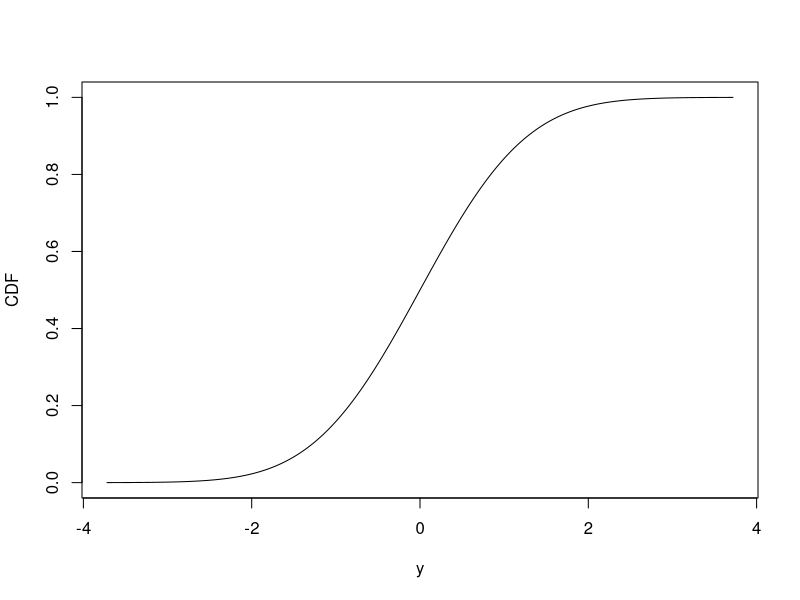
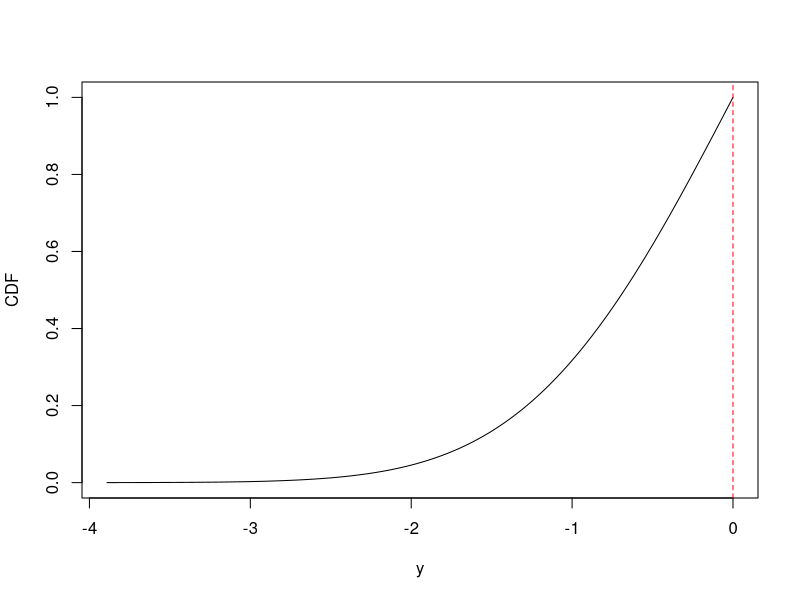
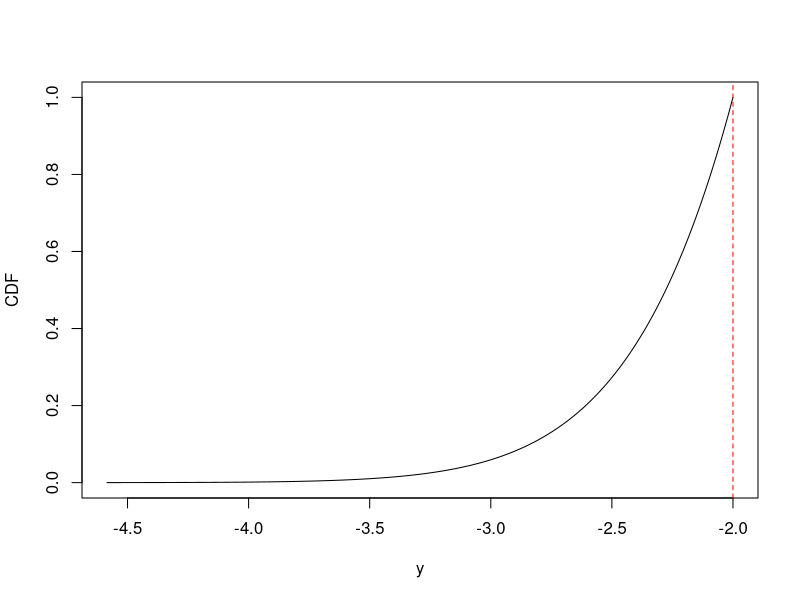
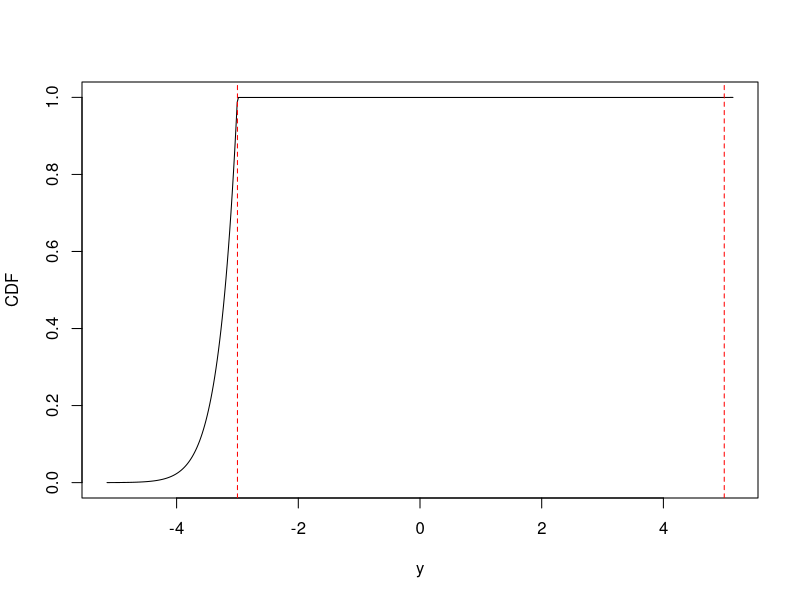
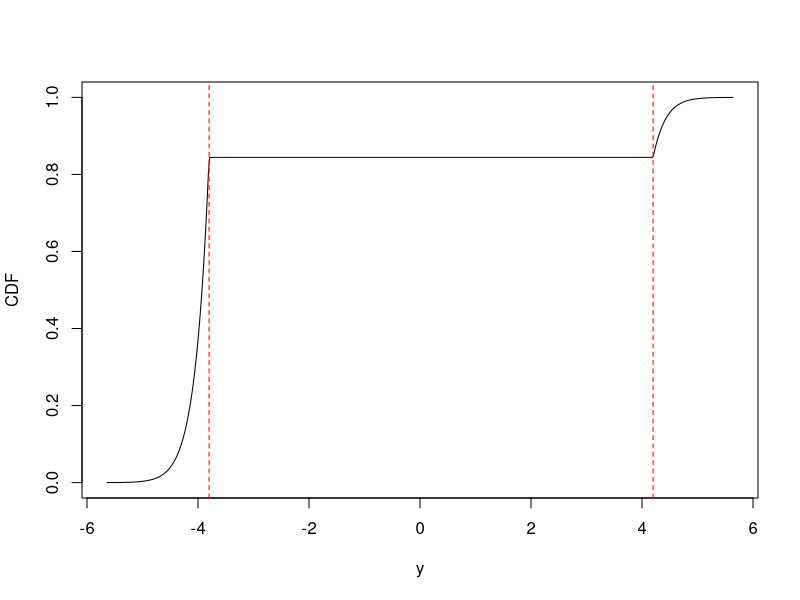
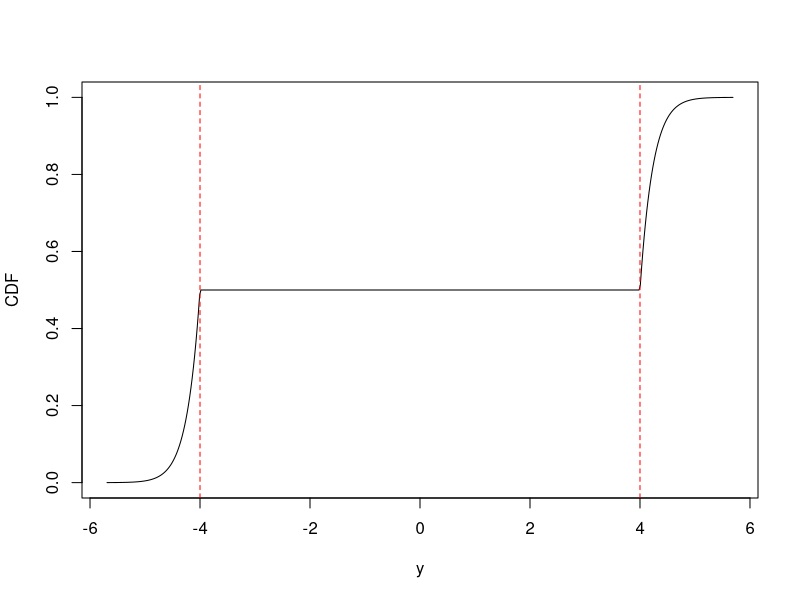
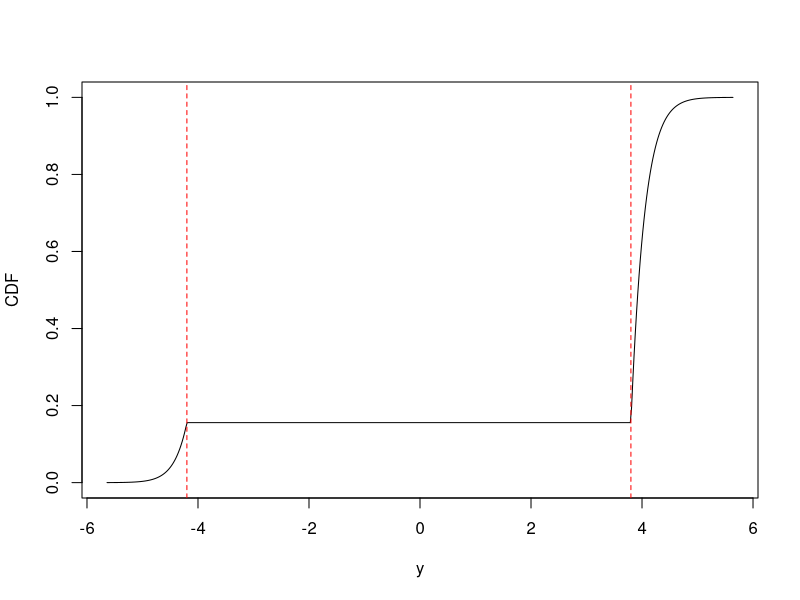
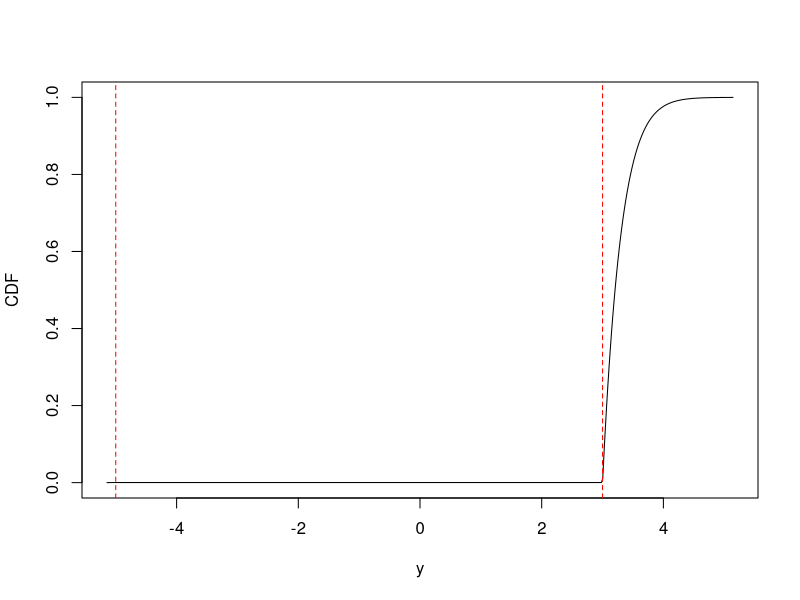

These charts were generated, in order, by the following R code:
## ---- chunk 1
conditionalCDF <- function(y, b, u, rho, crit, A) {
  L <- (-crit - u) / rho
  R <- (crit - u) / rho
  Phi_y <- pnorm(y - b)
  Phi_R <- pnorm(R - b)
  Phi_L <- pnorm(L - b)

  if(A) {
    denom <- 1 - Phi_R + Phi_L
    num1 <- (y < L) * Phi_y
    num2 <- ((y >= L) & (y <= R)) * Phi_L
    num3 <- (y > R) * (Phi_y - Phi_R + Phi_L)
  } else {
    denom <- Phi_R - Phi_L
    num1 <- (y < L) * 0
    num2 <- ((y >= L) & (y <= R)) * (Phi_y - Phi_L)
    num3 <- (y > R) * (Phi_R - Phi_L)
  }
  return((num1 + num2 + num3) / denom)
}
## ---- chunk 2
conditionalQuantile <- function(p, b, u, rho, crit, A) {
  L <- (-crit - u) / rho
  R <- (crit - u) / rho
  Phi_R <- pnorm(R - b)
  Phi_L <- pnorm(L - b)

  if(A) {
    denom <- 1 - Phi_R + Phi_L
    pstar <- Phi_L / denom
    argument <- p * denom + (p > pstar) * (Phi_R - Phi_L)
  } else {
    denom <- Phi_R - Phi_L
    argument <- p * denom + Phi_L
  }
  return(b + qnorm(argument))
}
## ---- chunk 3
plotCDF <- function(b, u, rho, crit, A) {
  eps <- 0.0001
  ylower <- conditionalQuantile(p = eps, b, u, rho, crit, A)
  yupper <- conditionalQuantile(p = 1 - eps, b, u, rho, crit, A)
  yseq <- seq(ylower, yupper, length.out = 501)
  Fseq <- conditionalCDF(yseq, b, u, rho, crit, A)
  plot(yseq, Fseq, type = 'l', xlab = 'y', ylab = 'CDF')
  abline(v = (-crit - u) / rho, lty = 2, col = 'red')
  abline(v = (crit - u) / rho, lty = 2, col = 'red')
}
## ---- chunk 4
plotQuantile <- function(b, u, rho, crit, A) {
  eps <- 0.0001
  pseq <- seq(eps, 1 - eps, length.out = 501)
  Qseq <- conditionalQuantile(pseq, b, u, rho, crit, A)
  plot(pseq, Qseq, type = 'l', xlab = 'p', ylab = 'Quantile')
  abline(h = (-crit - u) / rho, lty = 2, col = 'red')
  abline(h = (crit - u) / rho, lty = 2, col = 'red')
}
## ---- chunk 5
plotCDF(b = 0, u = -10, rho = 0.5, crit = 2, A = TRUE)
plotCDF(b = 0, u = -2, rho = 0.5, crit = 2, A = TRUE)
plotCDF(b = 0, u = -1, rho = 0.5, crit = 2, A = TRUE)
plotCDF(b = 0, u = -0.5, rho = 0.5, crit = 2, A = TRUE)
plotCDF(b = 0, u = -0.1, rho = 0.5, crit = 2, A = TRUE)
plotCDF(b = 0, u = 0, rho = 0.5, crit = 2, A = TRUE)
plotCDF(b = 0, u = 0.1, rho = 0.5, crit = 2, A = TRUE)
plotCDF(b = 0, u = 0.5, rho = 0.5, crit = 2, A = TRUE)
plotCDF(b = 0, u = 1, rho = 0.5, crit = 2, A = TRUE)
plotCDF(b = 0, u = 2, rho = 0.5, crit = 2, A = TRUE)
plotCDF(b = 0, u = 10, rho = 0.5, crit = 2, A = TRUE)
## ---- chunk 6
plotCDF(b = 0, u = -5, rho = 0.5, crit = 2, A = FALSE)
plotCDF(b = 0, u = -2, rho = 0.5, crit = 2, A = FALSE)
plotCDF(b = 0, u = -1, rho = 0.5, crit = 2, A = FALSE)
plotCDF(b = 0, u = -0.5, rho = 0.5, crit = 2, A = FALSE)
plotCDF(b = 0, u = 0, rho = 0.5, crit = 2, A = FALSE)
plotCDF(b = 0, u = 0.5, rho = 0.5, crit = 2, A = FALSE)
plotCDF(b = 0, u = 1, rho = 0.5, crit = 2, A = FALSE)
plotCDF(b = 0, u = 2, rho = 0.5, crit = 2, A = FALSE)
plotCDF(b = 0, u = 5, rho = 0.5, crit = 2, A = FALSE)
## ---- chunk 7
b <- 0
d <- 1
r <- 0.4
crit <- qnorm(1 - 0.05 / 2)
n <- 1000000
## ---- chunk 8
set.seed(1234)
y <- MASS::mvrnorm(n, c(b, d), Sigma = matrix(c(1, r, r, 1), 2, 2, byrow = TRUE))
Yb <- y[,1]
Yd <- y[,2]
## ---- chunk 9
yA <- y[abs(Yd) > crit,]
yA <- yA[sample(1:nrow(yA), 10000),]
Yb_A <- yA[,1]
Yd_A <- yA[,2]
## ---- chunk 10
par(mfrow = c(1, 2))
hist(Yb)
abline(v = mean(Yb), col = 'red', lty = 2, lwd = 2)
hist(Yb_A)
abline(v = mean(Yb_A), col = 'red', lty = 2, lwd = 2)
par(mfrow = c(1, 1))
## ---- chunk 11
Useq <- seq(-4, 4, 0.01)
critical_values <- conditionalQuantile(0.95, b, Useq, rho = r, crit, A = TRUE)
plot(Useq, critical_values, type = 'l', xlab = 'U', ylab = 'Critical Value')
abline(h = qnorm(0.95), col = 'red', lty = 2, lwd = 2)
## ---- chunk 12
U <- Yd_A - r * Yb_A
critical_values <- conditionalQuantile(0.95, b, U, rho = r, crit, A = TRUE)
## ---- chunk 13
mean(Yb_A > critical_values)
## ---- chunk 14
mean(Yb_A > qnorm(0.95))
